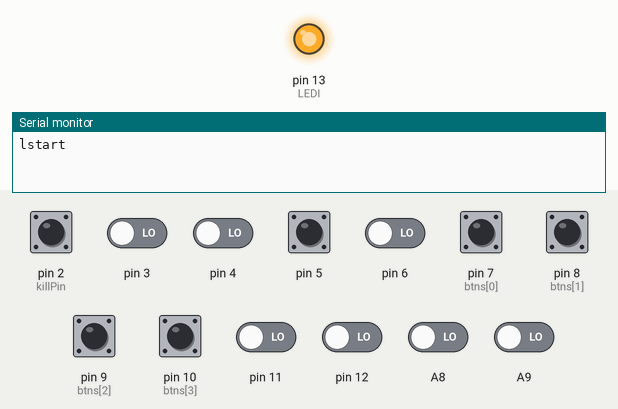
This sketch was run on a simulated Arduino Uno, built with avr-gcc and run on an emulated ATmega328P. On the bench: output pins drawn as LEDs (lit = HIGH), the last lines printed to the serial monitor. The inputs (shaded band) are chosen by the test bench; at power-on: pin 2 (killPin), pin 5, pin 7 (btns[0]), pin 8 (btns[1]), pin 9 (btns[2]), pin 10 (btns[3]) HIGH, A8, A9, pin 3, pin 4, pin 6, pin 11, pin 12 LOW.

Above: at 1.5 s.
At 4.67 s:
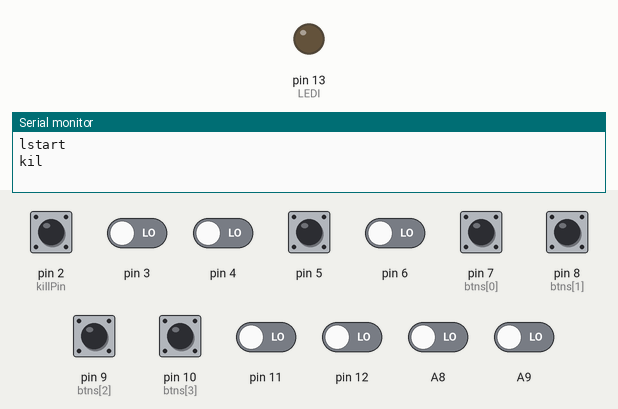
Timing chart, 0 to 6.0 s (numbered marks = the images above):
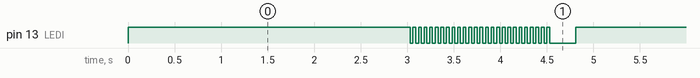

Measured:
- by itself, pin 13 (LEDI): repeats every 4.6 s: 25 × (LOW 0.03 s, HIGH 0.03 s), LOW 0.28 s, HIGH 2.8 s
- by itself, everything shown: repeats every 23.1 s, in 90 steps

The sketch:

smacro.ino
```cpp
// (licence header left out)
#define LEDI 13  // LED indicator

/** pre define for optional parameters */
void ledOn (int led = LEDI);
void ledOff(int led = LEDI);


int
	killcount = 0,
	debounce = 5,
	killPin = 2, // stop script button
	btns[] = {7,8,9,10, killPin}; // buttons


// learn more at https://www.arduino.cc/en/Reference/PortManipulation
// some bords may not support or have different PINB, PIND... (im using UNO)
// PIND: 0~7, PINB: 8~13
bool usePortManipulation = true;


void setup() {
	Serial.begin(115200);

	for(int i = 0; i < sizeof(btns); i++){
		pinMode(btns[i], INPUT_PULLUP);
	}

	pinMode(LEDI, OUTPUT);


	Serial.println("lstart");
}


void loop() {

  	if(digitalRead(killPin) == HIGH){
		ledOn();
		if(killcount >= 15){
			Serial.println("kil");
			blinkLED(30, 25, LEDI);
			killcount = 0;
			delay(50);
		}

		killcount++;
		delay(200);
	}

	/**
	 * PIND/PINB returns in the digital ports state in binary,
	 * making an OR operation to get the
	 * the result number, it DOES NOT represent
	 * the actual port number
	 *
	 * probably there is a better way to do this,
	*/

	if(usePortManipulation){
		// using Port manipulation PIND: 0~7, PINB: 8~13
		if((PIND | 0b00000000) == 131){ sendKey("A7"); }
		else if((PINB | 0b00000000) == 1){ sendKey("A8"); }
		else if((PINB | 0b00000000) == 2){ sendKey("A9"); }
		else if((PINB | 0b00000000) == 4){ sendKey("B0"); }
	}
	else {
		// for normal and compatibility usage
		if(digitalRead(7) == HIGH){
			sendKey("A7");
		}
		else if(digitalRead(8) == HIGH){
			sendKey("A8");
		}
		else if(digitalRead(9) == HIGH){
			sendKey("A9");
		}
		else if(digitalRead(10) == HIGH){
			sendKey("B0");
		}
	}

	ledOff();
}

void sendKey(String key){
	// Serial.println((PIND | 0b00000000));
	Serial.println(key);
	ledOn();
	killcount = 0;
	delay(debounce);
}

void ledOn (int led){ digitalWrite(led, HIGH); }
void ledOff(int led){ digitalWrite(led, LOW);  }

void blinkLED(int del, int qtt, int led){
	while (qtt >= 0){
		ledOn(led);
		delay(del);
		ledOff(led);
		delay(del);
		qtt--;
	}
}
```
